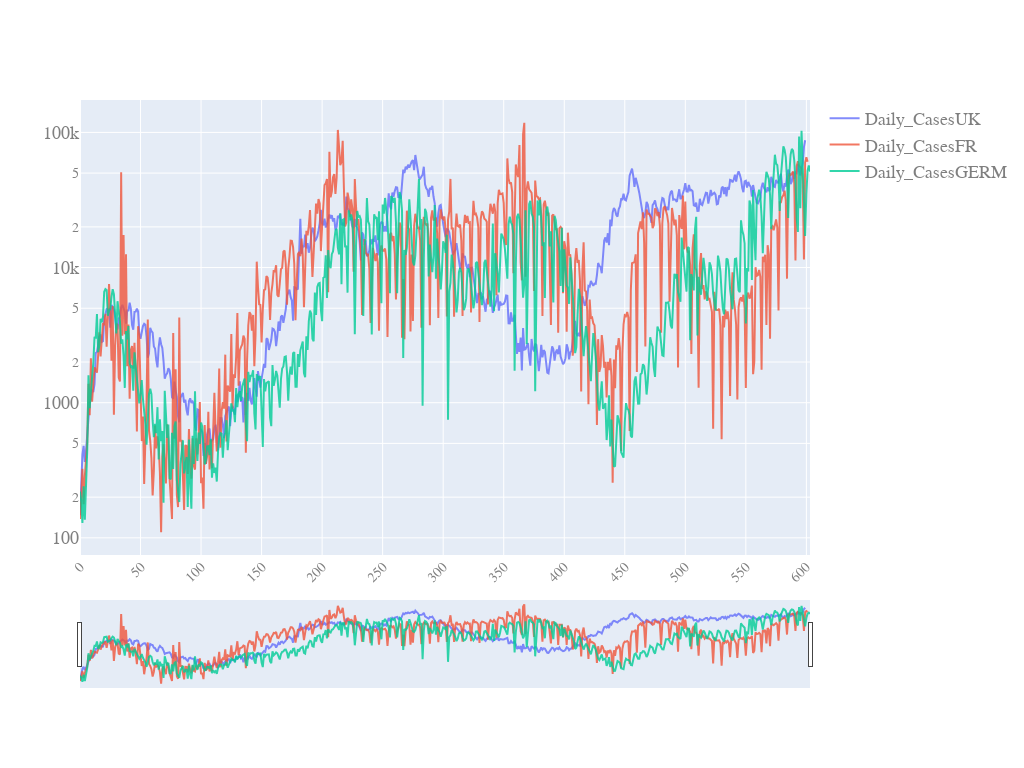

The notebook cell this image was saved under:
### Code cell
quick_plot(pd_sync_timelines.date,
          pd_sync_timelines.iloc[:,:-1],
          y_scale='log',
          slider = True)

### Figure 1 — Plotly figure (JSON) as saved in the notebook; plotly's stock layout.template omitted (floating-point values rounded to 4 significant figures; data arrays with more than 128 entries replaced by an {"elided": "..."} marker saying what was removed)
{"data": [{"name": "Daily_CasesUK", "opacity": 0.8, "type": "scatter", "x": {"elided": "604 int values"}, "y": {"elided": "604 int values"}}, {"name": "Daily_CasesFR", "opacity": 0.8, "type": "scatter", "x": {"elided": "604 int values"}, "y": {"elided": "604 int values"}}, {"name": "Daily_CasesGERM", "opacity": 0.8, "type": "scatter", "x": {"elided": "604 int values"}, "y": {"elided": "604 int values"}}], "layout": {"autosize": true, "font": {"color": "#7f7f7f", "family": "PT Sans, monospace", "size": 18}, "height": 768, "width": 1024, "xaxis": {"nticks": 20, "rangeslider": {"visible": true}, "tickangle": -45, "tickfont": {"color": "#7f7f7f", "size": 14}}, "yaxis": {"type": "log"}}}
